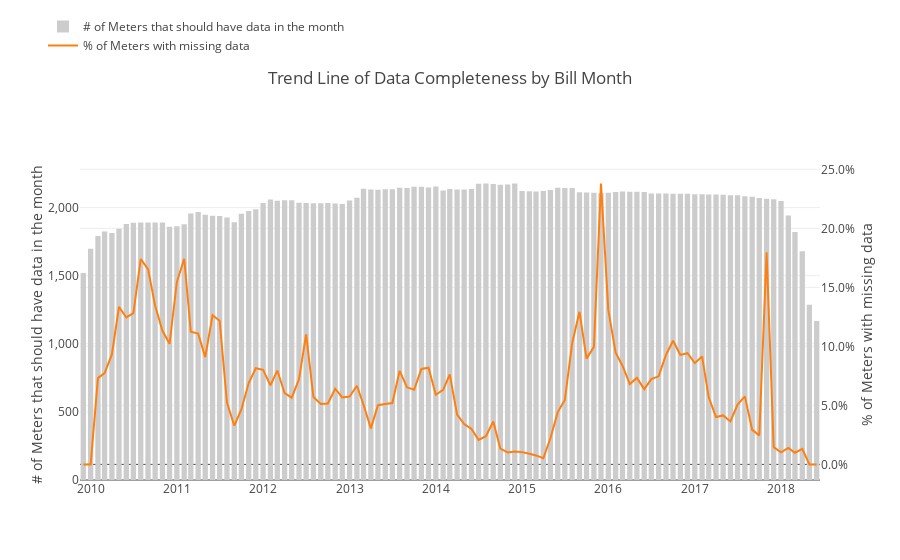

Notebook code cell kept with this figure:
### Code cell
# Create a trace
trace1 = go.Bar(
    x = df_data_completeness_by_bill_month.Bill_Month,
    y = df_data_completeness_by_bill_month.meters_count,
    name = '# of Meters that should have data in the month', 
    marker=dict(
        color='rgba(204,204,204,1)'
    ),
    yaxis= 'y'
)

trace2 = go.Scatter(
    x = df_data_completeness_by_bill_month.Bill_Month,
    y = 1 - df_data_completeness_by_bill_month.meter_with_data_perc,
    name = '% of Meters with missing data',
    yaxis = 'y2'
)

data = [trace1, trace2]

layout = go.Layout(
    title='Trend Line of Data Completeness by Bill Month',
    yaxis=dict(
        title='# of Meters that should have data in the month',
        tickformat=",",
    ),
    yaxis2=dict(
        title='% of Meters with missing data',
        tickformat=".1%",
        side='right',
        overlaying='y',
    ), 
    legend=dict(x = -0.05, y=1.5)
)
fig = go.Figure(data=data, layout=layout)
iplot(fig)
